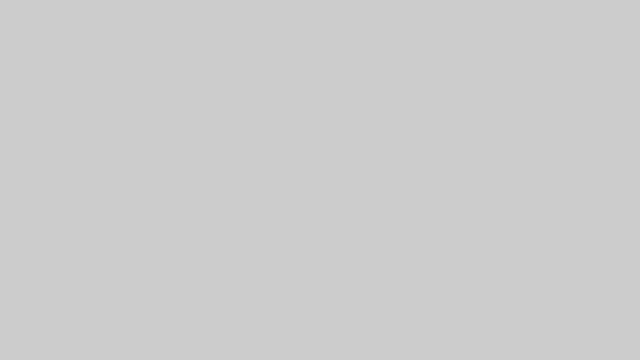
Frame 1 (no input)
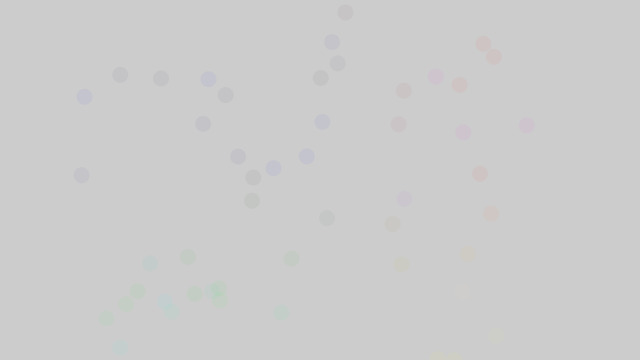
Frame 60 (the mouse pressed at the canvas centre just before this capture)
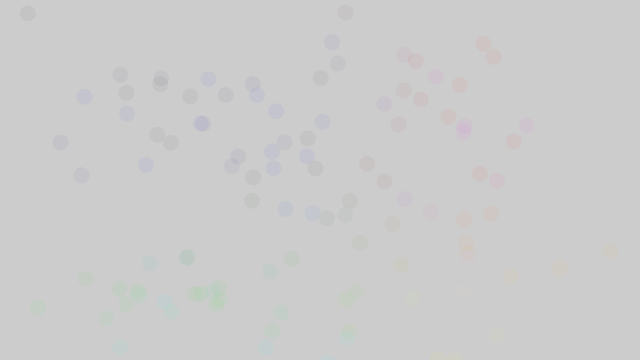
Frame 120 (the mouse held since frame 60 and released just before this capture)

The Processing sketch that drew these frames (run headless with seeded random() and noise(); from frame 60 on, the mouse is pressed at the canvas centre):

// Processing sketch: sketch_1_4_GaussianDistribution
// ── sketch_1_4_GaussianDistribution.pde
import java.util.*;

Random generatorX;
Random generatorY;
Random generatorZ;

void setup() {
  size(640,360);
  generatorX = new Random();
  generatorY = new Random();
  generatorZ = new Random();
}

void draw() {
 float numX=(float)generatorX.nextGaussian();
 float numY=(float)generatorY.nextGaussian();
 float numZ=(float)generatorY.nextGaussian();
 
 
 float sd=120;
 
 float meanX=width/2;
 float meanY=height/2;
 
 float x=sd*numX+meanX;
 float y=sd*numY+meanY;
 
 color splat = color(int(numX*255),int(numY*255),int(numZ*255),10);
 
 noStroke();
 fill(splat);
 ellipse(x,y,16,16);
}
